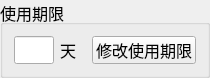
  <widget class="QGroupBox" name="UseTimeBox">
   <property name="geometry">
    <rect>
     <x>1110</x>
     <y>110</y>
     <width>210</width>
     <height>70</height>
    </rect>
   </property>
   <property name="font">
    <font>
     <pointsize>12</pointsize>
    </font>
   </property>
   <property name="title">
    <string>使用期限</string>
   </property>
   <property name="checkable">
    <bool>false</bool>
   </property>
   <property name="checked">
    <bool>false</bool>
   </property>
   <layout class="QHBoxLayout" name="horizontalLayout_14">
    <item>
     <widget class="QLineEdit" name="UseTime">
      <property name="enabled">
       <bool>true</bool>
      </property>
      <property name="minimumSize">
       <size>
        <width>40</width>
        <height>28</height>
       </size>
      </property>
      <property name="maximumSize">
       <size>
        <width>40</width>
        <height>28</height>
       </size>
      </property>
      <property name="font">
       <font>
        <pointsize>12</pointsize>
       </font>
      </property>
      <property name="readOnly">
       <bool>true</bool>
      </property>
     </widget>
    </item>
    <item>
     <widget class="QLabel" name="label_3">
      <property name="font">
       <font>
        <pointsize>12</pointsize>
       </font>
      </property>
      <property name="text">
       <string>天</string>
      </property>
     </widget>
    </item>
    <item>
     <widget class="QPushButton" name="pushButton_UseTime">
      <property name="minimumSize">
       <size>
        <width>0</width>
        <height>28</height>
       </size>
      </property>
      <property name="maximumSize">
       <size>
        <width>16777215</width>
        <height>28</height>
       </size>
      </property>
      <property name="font">
       <font>
        <pointsize>12</pointsize>
       </font>
      </property>
      <property name="text">
       <string>修改使用期限</string>
      </property>
     </widget>
    </item>
   </layout>
  </widget>
